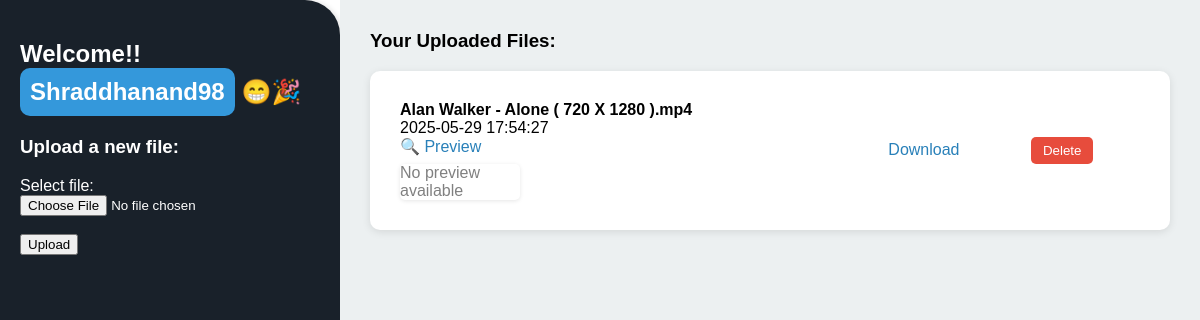
Page /dashboard/Shraddhanand98 on the committed database.
### tables this page shows
CREATE TABLE files (
                id INTEGER PRIMARY KEY AUTOINCREMENT,
                username TEXT NOT NULL,
                file_name TEXT NOT NULL,
                file_path TEXT NOT NULL,
                upload_time TIMESTAMP DEFAULT CURRENT_TIMESTAMP,
                FOREIGN KEY (username) REFERENCES users(username)
            );

### app.py (the view)
@app.route('/dashboard/<username>')
def dashboard(username):
    with sqlite3.connect(DB_PATH) as conn:
        c = conn.cursor()
        c.execute('SELECT id, file_name, file_path, upload_time FROM files WHERE username=?', (username,))
        files = c.fetchall()
    return render_template('dashboard.html', username=username, files=files)

### templates/dashboard.html (shortened to what this page needs)
<!DOCTYPE html>
<html lang="en">
<head>
</head>
<body>
    <div class="sidebar">
        <h2>Welcome!! <br>
            <span class="username">{{ username }}</span> 😁🎉
        </h2>
        <h3>Upload a new file:</h3>
        <form action="/upload" method="POST" enctype="multipart/form-data">
            <label>Select file:</label><br>
            <input type="file" name="file" required><br><br>
            <input type="submit" value="Upload">
        </form>
    </div>
    <div class="main-content">
        <h3>Your Uploaded Files:</h3>
        <div class="file-list">
            {% if files %}
                <table>
                    {% for file in files %}
                    <tr>
                        <td>
                            <strong>{{ file[1] }}</strong><br>
                            {{ file[3] }}
                            <div>
                                <a href="/preview/{{ file[2] }}" target="_blank">🔍 Preview</a>
                            </div>
                            {% if file[1].endswith(('.png', '.jpg', '.jpeg', '.gif')) %}
                                <img class="preview" src="/preview/{{ file[2] }}" alt="Image Preview">
                            {% elif file[1].endswith('.pdf') %}
                                <embed class="preview" src="/preview/{{ file[2] }}" type="application/pdf">
                            {% elif file[1].endswith('.txt') %}
                                <iframe class="preview" src="/preview/{{ file[2] }}"></iframe>
                            {% else %}
                                <div class="preview" style="color: gray;">No preview available</div>
                            {% endif %}
                        </td>
                        <td><a href="/download/{{ file[2] }}">Download</a></td>
                        <td>
                            <form action="/delete/{{ file[0] }}/{{ username }}" method="POST" style="display:inline;">
                                <button type="submit" onclick="return confirm('Are you sure you want to delete this file?');">Delete</button>
                            </form>
                        </td>
                    </tr>
                    {% endfor %}
                </table>
            {% else %}
                <p>No files uploaded yet.</p>
            {% endif %}
        </div>
    </div>
</body>
</html>

### templates/dashboard.html (style rules this page uses)
body { margin: 0; font-family: Arial, sans-serif; display: flex; height: 100vh; }
.sidebar { width: 300px; background-color: rgb(25, 33, 42); color: white; padding: 20px; box-shadow: 2px 0 5px rgba(0,0,0,0.1); border-radius: 0px 35px 0px 0px; }
.sidebar h2 { margin-bottom: 20px; }
.username { background-color: #3498db; border-radius: 10px; padding: 10px; display: inline-block; }
.main-content { flex-grow: 1; padding: 30px; background-color: #ecf0f1; overflow-y: auto; }
h3 { margin-top: 0; }
table { width: 100%; border-collapse: collapse; }
td { padding: 10px; vertical-align: middle; }
a { text-decoration: none; color: #2980b9; }
button { background-color: #e74c3c; color: white; border: none; padding: 6px 12px; cursor: pointer; border-radius: 5px; }
.file-list { background-color: white; padding: 20px; border-radius: 10px; box-shadow: 0 2px 8px rgba(0,0,0,0.1); }
.preview { max-width: 120px; max-height: 120px; display: block; margin-top: 8px; border-radius: 5px; box-shadow: 0 1px 4px rgba(0,0,0,0.1); }

### rows in the picture
files: username "Shraddhanand98", file_name "Alan Walker - Alone ( 720 X 1280 ).mp4", upload_time "2025-05-29 17:54:27", shows "No preview available"
